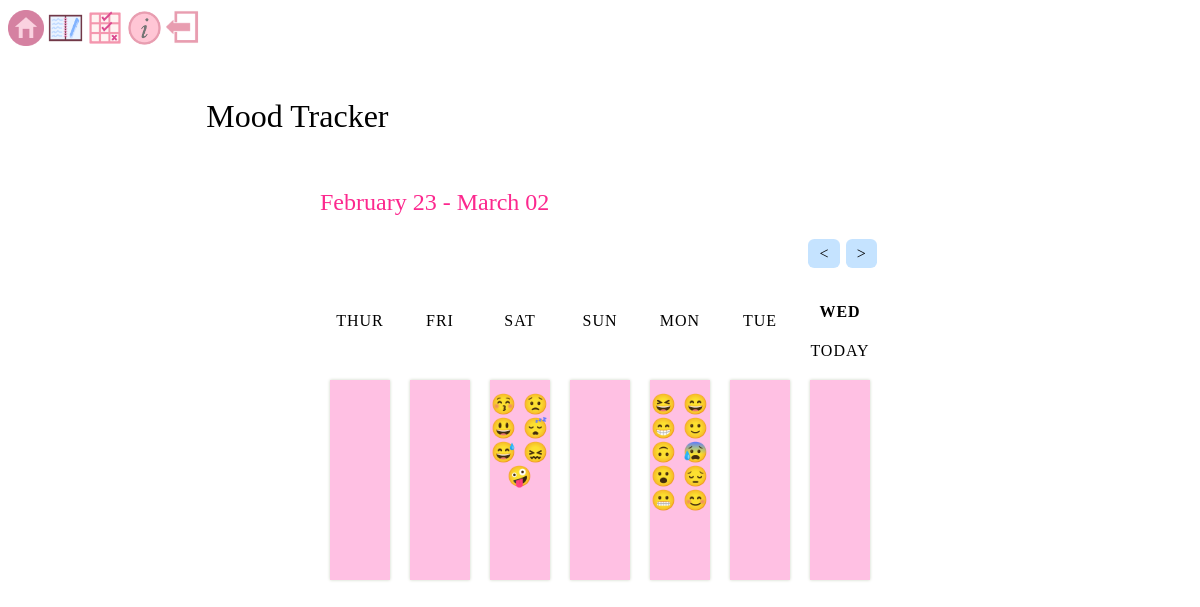
/moodtracker (signed in), run on an earlier commit of the app's database.
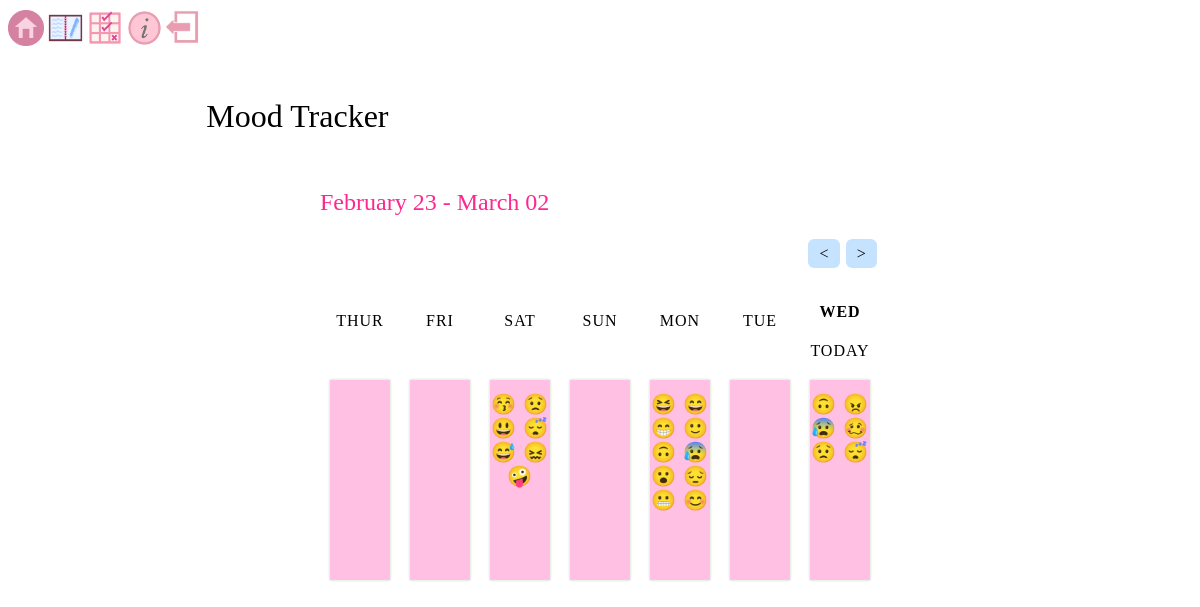
And on a later commit of the database.
### app/models.py (models this page shows, shortened)
class Moods(db.Model):
    id = db.Column(db.Integer, primary_key=True)
    date= db.Column(db.Date, nullable=False, default= date.today())
    moodlist = db.Column(db.Text, nullable=False)
    user_id = db.Column(db.Integer, db.ForeignKey('user.id'), nullable=False)

### app/routes.py (the view)
@app.route("/moodtracker")
@login_required
def moodtracker():
    todays_date= date.today()
    todaysactualdate= date.today()
    lastweek = todays_date - timedelta(days=7)
    mood1 = Moods.query.filter_by(user_id=current_user.id, date=todays_date).first() # grabbing moodlist for each day in the week
    mood2 = Moods.query.filter_by(user_id=current_user.id, date=todays_date-timedelta(days=1)).first()
    mood3 = Moods.query.filter_by(user_id=current_user.id, date=todays_date-timedelta(days=2)).first()
    mood4 = Moods.query.filter_by(user_id=current_user.id, date=todays_date-timedelta(days=3)).first()
    mood5 = Moods.query.filter_by(user_id=current_user.id, date=todays_date-timedelta(days=4)).first()
    mood6 = Moods.query.filter_by(user_id=current_user.id, date=todays_date-timedelta(days=5)).first()
    mood7 = Moods.query.filter_by(user_id=current_user.id, date=todays_date-timedelta(days=6)).first()
    return render_template("moodtracker.html",todaysactualdate=todaysactualdate, mood1=mood1, todays_date=todays_date, lastweek=lastweek, mood2=mood2, mood3=mood3, mood4=mood4, mood5=mood5, mood6=mood6, mood7=mood7, title="Mood Tracker")

### app/models.py (called while the page is built)
@login_manager.user_loader
def load_user(user_id):
    return User.query.get(int(user_id))

### app/templates/moodtracker.html (shortened to what this page needs)
<!doctype html>
<html lang="en">
    <head>
        <link rel="stylesheet" href="static\mood.css">
        <div>
            <a class="nav-link" href="/mainpage"><img src="static\images\home.png " width="3%"></a>
            <a class="nav-link" href="/journal"><img src="static\images\journal_icon.png " width="3%"></a>
            <a class="nav-link" href="/habittracker"><img src="static\images\habittracker_icon.png " width="3%"></a>
            <a class="nav-link" href="/info"><img src="static\images\information_icon.png " width="3%"></a>
            <a class="nav-link" href="/"><img src="static\images\logout_icon.png " width="3%"></a>
        </div>
    </head>
    <body onload="dayofWeek();">
        <div class="container">
            <h1> Mood Tracker </h1>
            <div id="week">
                <h2>{{ lastweek.strftime("%B %d") }} - {{ todays_date.strftime("%B %d") }}</h2>
                <form action= "/nextmoodtracker" method="POST" id="nextButton" >
                    <input type="submit" value=">">
                </form>
                <form action= "/prevmoodtracker" method="POST" id="backButton" >
                    <input type="submit" value="<">
                </form>
                <table>
                    <thead>
                        <tr>
                            <th id="day6" scope="col"> </th>
                            <th id="day5" scope="col"> </th>
                            <th id="day4" scope="col"> </th>
                            <th id="day3" scope="col"> </th>
                            <th id="day2" scope="col"> </th>
                            <th id="day1" scope="col"> </th>
                            {% if todays_date == todaysactualdate %}
                                <th  scope="col"><h4 id="day0"> </h4>TODAY</th>
                            {% else %}
                                <th id="day0" scope="col"> </th>
                            {% endif %}
                        </tr>
                    </thead><br/>
                    <tbody>
                        <tr>
                            <td>
                                 <div class="mood-box">
                                </div>
                            </td>
                            <td>
                                <div class="mood-box">
                               </div>
                           </td>
                           <td>
                                <div class="mood-box">
                                    {{ mood5.moodlist }}
                                </div>
                            </td>
                            <td>
                                <div class="mood-box">
                               </div>
                           </td>
                            <td>
                                <div class="mood-box">
                                    {{ mood3.moodlist }}
                                </div>
                            </td>
                            <td>
                                <div class="mood-box">
                                </div>
                            </td>
                            <td>
                                <div class="mood-box">
                                    {{ mood1.moodlist }}
                                </div>
                            </td>
                        </tr>
                    </tbody>
                </table>
            </div>
        </div>
    </body>
</html>

What changed in the data, as far as the page shows it:
added Moods: moodlist "🙃 😠 😰 🥴 😟 😴"
